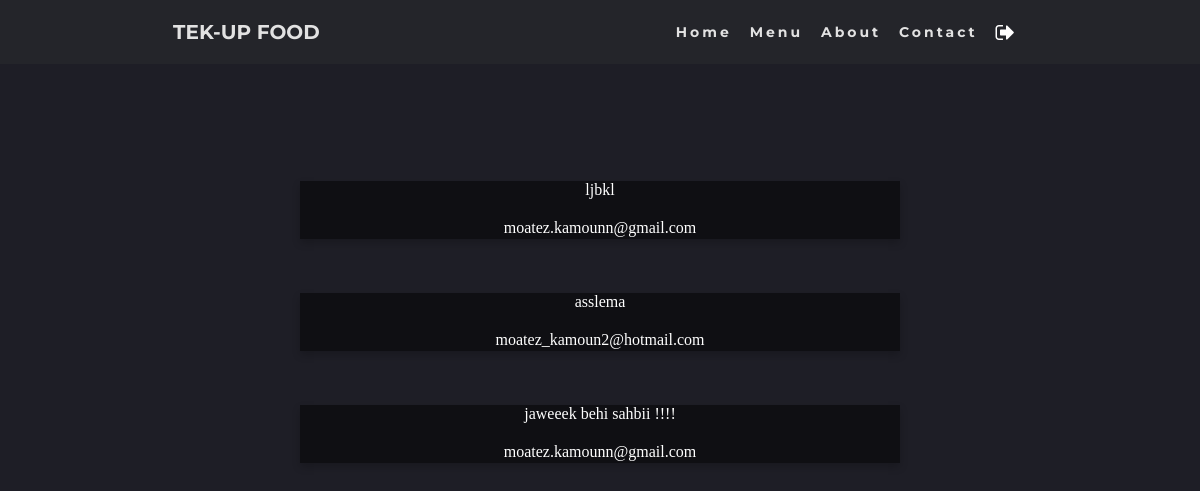
The app's page /contact.php (signed in) with its own data.
### tables this page shows
CREATE TABLE `contact` (
  `id` int(11) NOT NULL,
  `email` varchar(50) NOT NULL,
  `message` varchar(255) NOT NULL
);

### model-contact.php (called while the page is built, shortened)
<?php
$pdo = new PDO("mysql:host=localhost;dbname=food","root","");
function getAllContact()
{
    global $pdo;
    $sql ="SELECT * FROM contact ";
    $stmt = $pdo->prepare($sql);
     $stmt->execute();
    return $stmt->fetchAll(PDO::FETCH_OBJ);
}
?>

### controlleur-contact.php (called while the page is built, shortened)
<?php
require_once "model-contact.php";
 $contacts= getAllContact();
?>

### contact.php (the view, shortened to what this page needs)
<?php
                require_once "controlleur-contact.php";
            ?>
<html>
    <head>
        <link rel="stylesheet" type="text/css" href="./css/style.css">
        <link rel="stylesheet" type="text/css" href="./fonts/font-awesome/css/font-awesome.css">
    </head>
    <body class="blackdiv" >
    <header>
<nav>
<div class="logo">
    <h4 class="titre">TEK-UP FOOD </h4>
</div>
<ul class="nav_links">
<li><a href="index.php">Home</a></li>
<li><a href="">Menu</a></li>
<li><a href="index.php">About</a></li>
<li><a href="index.php">Contact</a></li>
<li><a href='deconnexion.php'><h1 class="symbol1"><i class="fa fa-sign-out" aria-hidden="true"></i><h1></a></li>
</ul>
</nav>
</header>
<br>
<br>
<br>
<br>
<center>
<?php foreach ($contacts as $c) : ?>
<br>
<br>
    <div class="card">
<p><?= $c->message ?></p>
<br>
    <div class="container1">
    <p><?= $c->email ?></p>
    </div>
    </div>
    <?php endforeach; ?>
</center>
</body>
</html>

### css/style.css (style rules this page uses)
* { box-sizing: border-box; margin: 0; padding: 0; }
nav { display: flex; justify-content: space-around; align-items: center; min-height: 8vh; background-color: #24252A; font-family: "Montserrat", sans-serif; }
.logo { color: rgba(226,226,226); text-transform: uppercase; initial-letter: 3px; font-size: 20px; margin-right: 1px; }
.nav_links { display: flex; justify-content: space-around; width: 30% }
.nav_links a { color: rgba(226,226,226); text-decoration: none; letter-spacing: 3px; font-weight: bold; font-size: 14px; }
.nav_links li { list-style: none; }
body { margin: 0px; padding: 0px; }
ul { list-style:none; }
a { text-decoration: none; }
.titre { margin-left: 0px; }

### contact.php (style rules this page uses)
.blackdiv { background-color: #1e1e26; }
.symbol1 { color: white; }
.card { box-shadow: 0 4px 8px 0 rgba(0,0,0,0.2); transition: 0.3s; width: 50%; background-color:#0F0F13; color: white; margin:9px; }
.container1 { padding: 2px 16px; }

### records on screen
contact: message "ljbkl", email "moatez.kamounn@gmail.com"
contact: message "asslema", email "moatez_kamoun2@hotmail.com"
contact: message "jaweeek behi sahbii !!!!", email "moatez.kamounn@gmail.com"
